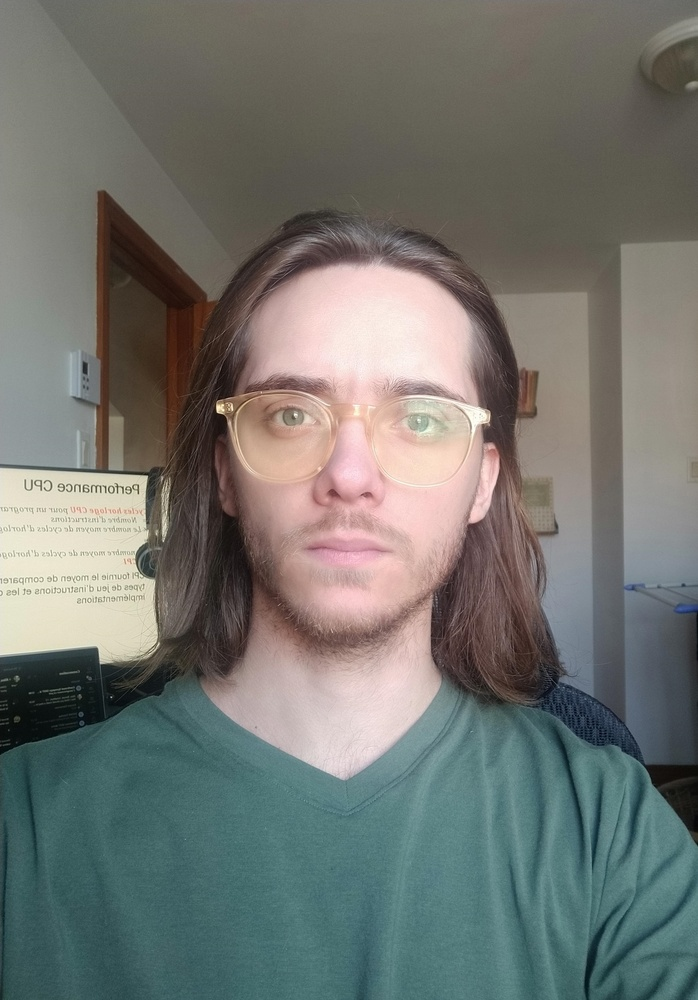
#> input picture tp1/data/profil_PedroLuisBernardos.JPG, 698 x 1000 px, shrunk from 2408 x 3452 before the run, given in place of tp4_ex1.png, which was not available
$ jupyter execute --allow-errors TP4_LECLERC_BERNARDOS.ipynb   (older library calls are emulated)   (text cells are left out)
#> lines starting #> are read from the running program, lines starting #| are printed output that depends on the picture; after the words box and inside, x2 and y2 are one past the last pixel; in counts of white or black regions, pixels touching at a corner belong together; pictures that were not available may be replaced by others from this repository, and a replacement may not be noted
[cell 1]
from scipy import ndimage as ndi
from skimage import (
    color, feature, filters, measure, morphology, segmentation, util
)
import imageio
import numpy as np
import matplotlib.pyplot as plt
import random
from skimage import color
from skimage import io
from scipy.ndimage.morphology import distance_transform_edt
from skimage.morphology import binary_opening, thin, label
from sklearn.cluster import KMeans
from skimage.feature import hog, peak_local_max
from skimage.morphology import reconstruction
import skimage.measure as measure
from skimage.transform import resize
from skimage.filters import threshold_otsu
from skimage.segmentation import watershed

[cell 2]
# Lire l'image
img = imageio.imread('tp4_ex1.png')
#> img is the input picture: shape (1000, 698, 3); mean R, G, B 114.2, 116.6, 111.5

# Prétraitement
# Convertir en ton de gris + convertir les pixels en floats
img_gris = img.mean(axis=2).astype(float)
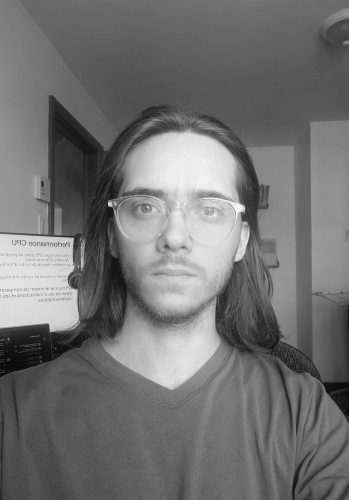
#> img_gris: shape (1000, 698) float64 (shown at 1/2 size); min 3.33, max 252, mean 114.1

# Normaliser l'intensité
img_norm = img_gris / np.max(img_gris)

# Inverser les intensités
img_inverse = np.abs(img_norm -1)

plt.figure(figsize=(20,20))
plt.subplot(141)
plt.title('Image originale', fontsize=15)
plt.imshow(img, cmap='gray')
plt.subplot(142)
plt.title('Image en ton de gris', fontsize=15)
plt.imshow(img_gris, cmap='gray')
plt.subplot(143)
plt.title('Intensités normalisées', fontsize=15)
plt.imshow(img_norm, cmap='gray')
plt.subplot(144)
plt.title('Intensités inversées', fontsize=15)
plt.imshow(img_inverse, cmap ='gray');
plt.show()

# Segmentation
# Retirer l'arriere plan de l'image + retirer les bordures
source = np.copy(img_inverse)
source[1:-1, 1:-1] = img_inverse.min()
masque = img_inverse
dilatation = reconstruction(source, masque, method='dilation')
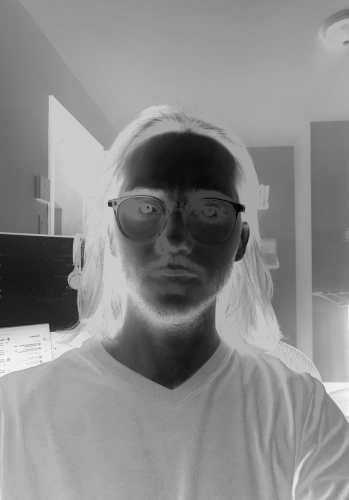
#> dilatation: shape (1000, 698) float64 (shown at 1/2 size); min 0, max 0.979, mean 0.54
img_noBG = img_inverse - dilatation
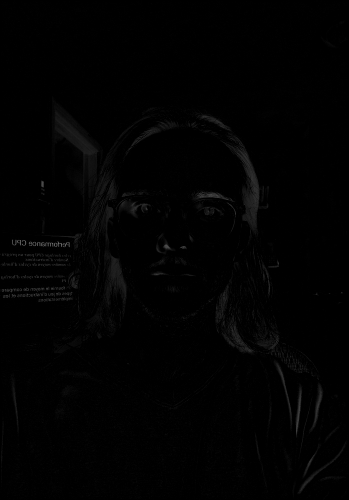
#> img_noBG: shape (1000, 698) float64 (shown at 1/2 size); min 0, max 0.601, mean 0.00745

# Otsu
otsu = threshold_otsu(img_noBG)
#> otsu = 0.0551
img_otsu=(img_noBG > otsu)
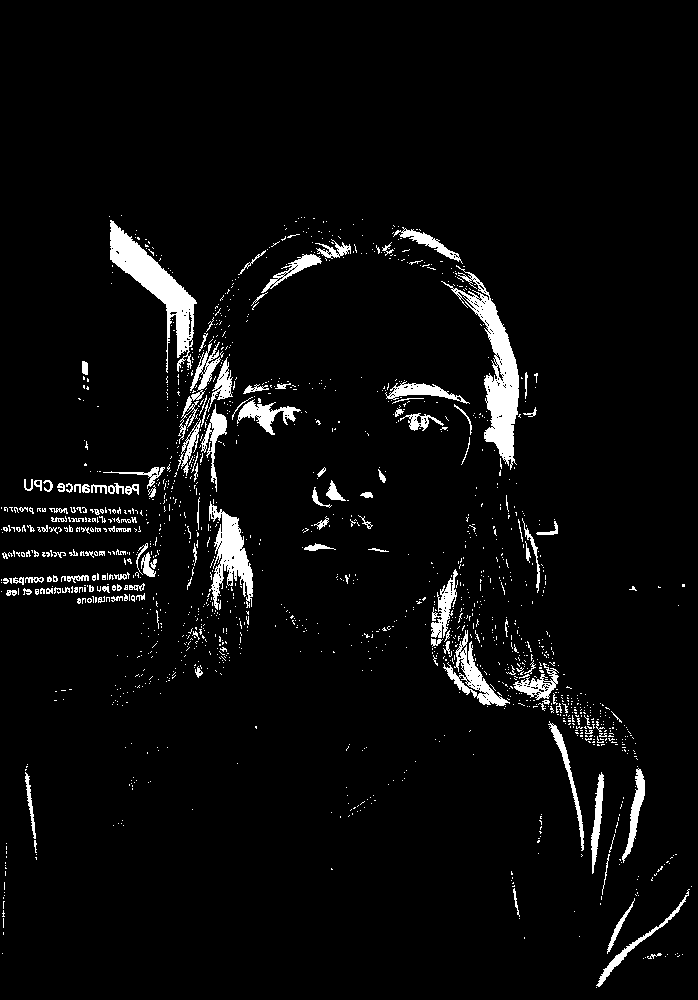
#> img_otsu: shape (1000, 698) bool; 4.4% white; 1530 white regions (1391 under 20 px), largest, box (x1, y1, x2, y2) and area: (441, 265, 519, 470) 4108, (110, 220, 197, 373) 3683, (209, 501, 253, 610) 2147

# Étiquetage de l'image
img_etiquette = measure.label(img_otsu)
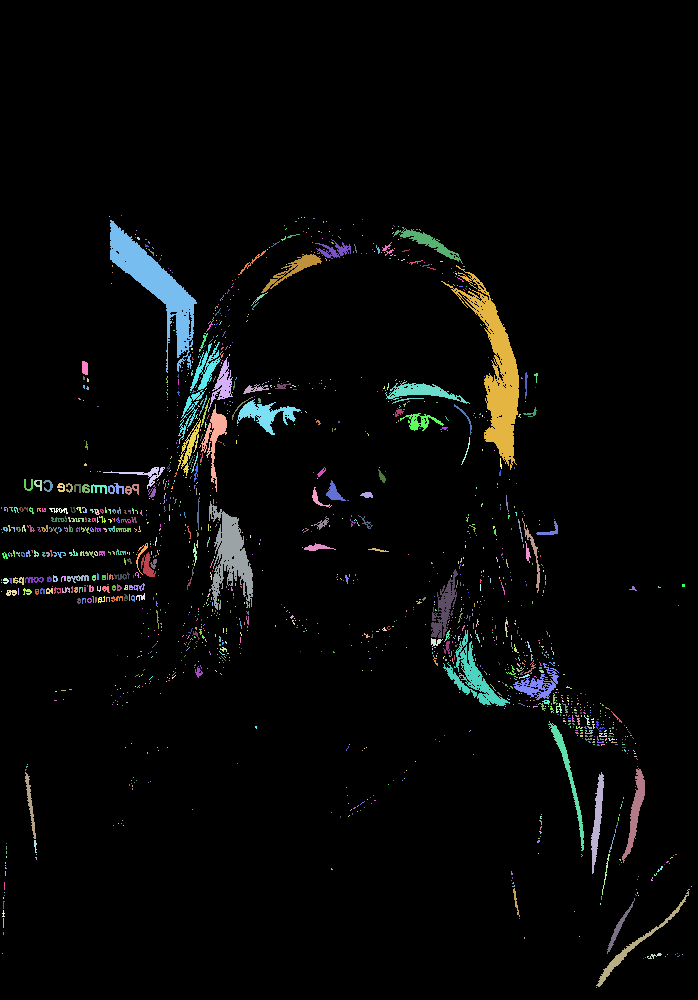
#> img_etiquette: shape (1000, 698) int32; 1531 distinct labels, from 0 to 1530; one colour per label, 0 black
plt.figure(figsize=(20,20))
plt.subplot(131)
plt.title('Image sans arrière-plan', fontsize=15)
plt.imshow(img_noBG, cmap='gray')
plt.subplot(132)
plt.title('Image segmentée Otsu', fontsize=15)
plt.imshow(img_otsu, cmap='gray')
plt.subplot(133)
plt.title('Image étiquetée', fontsize=15)
plt.imshow(img_etiquette, cmap='gray')
plt.show()

# Détecter les lettres
lettres = []
for region in measure.regionprops(img_etiquette):
    minr, minc, maxr, maxc = region.bbox
    lettres.append(img_otsu[minr:maxr, minc:maxc])
#> this loop made 1530 passes
#> (minr, minc, maxr, maxc) on passes 1 to 3: (215, 121, 216, 122), (216, 109, 217, 110), (217, 301, 218, 302)
#> after the loop, lettres = 1530 items, first 6: [True], [True], [True], [True], [True], [[True, True]]
for i in range(len(lettres)):
    lettres[i] = np.pad(lettres[i], pad_width=3, mode='constant', constant_values=0)
    lettres[i] = resize(lettres[i], (24,24))
#> after the loop, lettres = 1530 items

[cell 3]
# Visualiser au hasard les lettres
def display_randomImages(images_ar):
    selection = []
    for i in range(12):
        x = random.randint(0, len(images_ar))
        selection.append(images_ar[x])
#> this loop made 12 passes
#> x on passes 1 to 8: 788, 861, 82, 530, 1047, 995, 829, 621
#> after the loop, selection = 12 items
    plt.subplot(141)
    plt.imshow(selection[0], cmap='gray')
    plt.subplot(142)
    plt.imshow(selection[1], cmap='gray')
    plt.subplot(143)
    plt.imshow(selection[2], cmap='gray')
    plt.subplot(144)
    plt.imshow(selection[3], cmap='gray')
    plt.show()
    plt.subplot(141)
    plt.imshow(selection[4], cmap='gray')
    plt.subplot(142)
    plt.imshow(selection[5], cmap='gray')
    plt.subplot(143)
    plt.imshow(selection[6], cmap='gray')
    plt.subplot(144)
    plt.imshow(selection[7], cmap='gray')
    plt.show()
    plt.subplot(141)
    plt.imshow(selection[8], cmap='gray')
    plt.subplot(142)
    plt.imshow(selection[9], cmap='gray')
    plt.subplot(143)
    plt.imshow(selection[10], cmap='gray')
    plt.subplot(144)
    plt.imshow(selection[11], cmap='gray')
    plt.show()
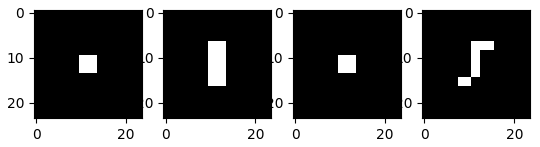
#> figure drawn by matplotlib, 4 panels
    return selection

# Nombre de lettres
rand = display_randomImages(lettres)
#> rand = 12 items
print(len(lettres))
#| 1530

[cell 4]
f, hog_l = hog(lettres[0], orientations=8, pixels_per_cell=(16, 16),
                    cells_per_block=(1, 1), visualize=True, multichannel=False)
#> f = [0.549, 0, 0.445, 0, 0.549, 0, 0.445, 0]
X = np.array(hog_l.flatten())
#> X = 576 values, max 0.0579 at index 175, min 0 at index 0, mean 0.00274

for i in range (1, len(lettres)):
    fd, hog_image = hog(lettres[i], orientations=8, pixels_per_cell=(16, 16),
                    cells_per_block=(1, 1), visualize=True, multichannel=False)
    nouv = np.array(hog_image.flatten())
    X = np.vstack((X, nouv))
#> this loop made 1529 passes
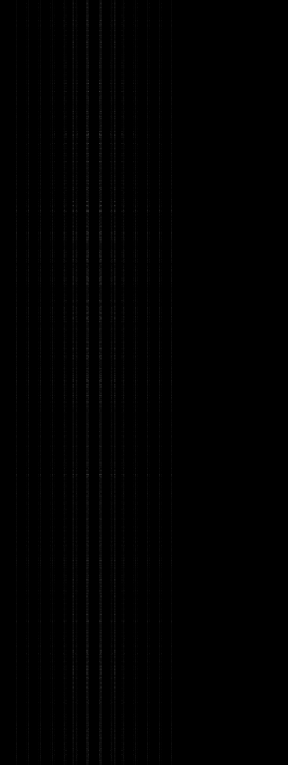
#> X: shape (1530, 576) float64 (shown at 1/2 size); min 0, max 0.409, mean 0.00404

modele = KMeans(n_clusters=26).fit(X)

def init_groupe(no_groupe, modele):
#> called with no_groupe = 0, modele = array of shape (1530,)
    arr = []
    for i in range (len(modele)):
        if modele[i] == no_groupe:
            arr.append(i)
    return arr

groupe1 = init_groupe(0, modele.labels_)
#> groupe1 = 140 values from 9 to 1518
groupe2 = init_groupe(1, modele.labels_)
#> groupe2 = [274, 361, 643, 948]
groupe3 = init_groupe(2, modele.labels_)
#> groupe3 = 65 values from 47 to 1497
groupe4 = init_groupe(3, modele.labels_)
#> groupe4 = 30 values from 227 to 1404
groupe5 = init_groupe(4, modele.labels_)
#> groupe5 = 83 values from 199 to 1516
groupe6 = init_groupe(5, modele.labels_)
#> groupe6 = 661 values from 0 to 1529
groupe7 = init_groupe(6, modele.labels_)
#> groupe7 = 73 values from 51 to 1512
groupe8 = init_groupe(7, modele.labels_)
#> groupe8 = [30, 44, 61, 70, 126, 144, 165, 310, 391, 604, 927, 1019, 1037, 1151, 1154, 1164, 1183, 1429]
groupe9 = init_groupe(8, modele.labels_)
#> groupe9 = [398, 464, 467, 510, 512, 524, 562, 623, 632, 690, 761]
groupe10 = init_groupe(9, modele.labels_)
#> groupe10 = 35 values from 93 to 1354
groupe11 = init_groupe(10, modele.labels_)
#> groupe11 = 78 values from 5 to 1525
groupe12 = init_groupe(11, modele.labels_)
#> groupe12 = [167, 183, 263, 269, 287, 322, 600]
groupe13 = init_groupe(12, modele.labels_)
#> groupe13 = [35, 57, 108, 256, 293, 317, 384, 406, 523, 549, 567, 893, 991, 1004, 1054, 1115, 1117, 1149, 1180, 1199, 1336, 1469]
groupe14 = init_groupe(13, modele.labels_)
#> groupe14 = [48, 131, 233, 271, 375, 423]
groupe15 = init_groupe(14, modele.labels_)
#> groupe15 = [7, 289, 1091, 1277, 1306]
groupe16 = init_groupe(15, modele.labels_)
#> groupe16 = 60 values from 13 to 1504
groupe17 = init_groupe(16, modele.labels_)
#> groupe17 = [15, 41, 222, 500, 518]
groupe18 = init_groupe(17, modele.labels_)
#> groupe18 = [124, 266, 380, 1401, 1406, 1501, 1509]
groupe19 = init_groupe(18, modele.labels_)
#> groupe19 = [84, 402, 403, 410, 420, 569, 612, 636, 717, 772, 940, 1159, 1229, 1264, 1301, 1339]
groupe20 = init_groupe(19, modele.labels_)
#> groupe20 = [307, 949, 1120]
groupe21 = init_groupe(20, modele.labels_)
#> groupe21 = [412, 421, 712]
groupe22 = init_groupe(21, modele.labels_)
#> groupe22 = 47 values from 78 to 1489
groupe23 = init_groupe(22, modele.labels_)
#> groupe23 = 25 values from 194 to 1510
groupe24 = init_groupe(23, modele.labels_)
#> groupe24 = 69 values from 37 to 1496
groupe25 = init_groupe(24, modele.labels_)
#> groupe25 = 40 values from 135 to 1520
groupe26 = init_groupe(25, modele.labels_)
#> groupe26 = [367, 422, 465, 475, 520, 556, 560, 638, 696, 711, 760, 775, 791, 1130, 1207, 1242, 1308]

def afficher_images (groupe):
    compte = 0
    moy = lettres[groupe[0]]
#> moy: shape (24, 24) bool; 4.2% white; 1 white region, box (x1, y1, x2, y2) and area: (10, 9, 14, 15) 24
    for i in range(1, len(groupe)):
        moy = moy + lettres[groupe[i]]
        compte += 1
#> this loop made 139 passes
#> moy: shape (24, 24) bool; 9.9% white; 1 white region, box (x1, y1, x2, y2) and area: (8, 7, 16, 17) 57
#> after the loop, compte = 139
    moy = moy // compte
#> moy: shape (24, 24) int64; every value is 0
    plt.figure(figsize=(20,20))
    plt.subplot(141)
    plt.title('Image du groupe', fontsize=15)
    plt.imshow(lettres[groupe[0]], cmap='gray')
    plt.subplot(142)
    plt.title('Image du groupe', fontsize=15)
    plt.imshow(lettres[groupe[1]], cmap='gray')
    plt.subplot(143)
    plt.title('Image du groupe', fontsize=15)
    plt.imshow(lettres[groupe[2]], cmap='gray')
    plt.subplot(144)
    plt.title('Image moyenne', fontsize=15)
    plt.imshow(moy, cmap='gray')
    plt.show()

afficher_images(groupe1)
afficher_images(groupe2)
#> the loop in afficher_images (call 2), `for i in range(1, len(groupe)):` made 3 passes
afficher_images(groupe3)
afficher_images(groupe4)
afficher_images(groupe5)
#> the loop in afficher_images (call 5), `for i in range(1, len(groupe)):` made 82 passes
#> after the loop in afficher_images (call 5), `for i in range(1, len(groupe)):`: compte = 82
#> in afficher_images (call 5), `plt.show()`:
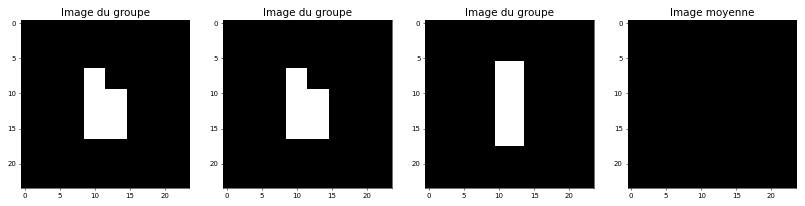
#> figure drawn by matplotlib, 4 panels
afficher_images(groupe6)
#> after the loop in afficher_images (call 6), `for i in range(1, len(groupe)):`:
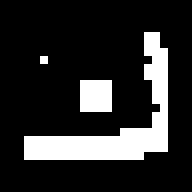
#> moy: shape (24, 24) bool (shown 8 times larger); 17.4% white; 3 white regions (2 under 20 px), largest, box (x1, y1, x2, y2) and area: (3, 4, 21, 20) 83
#> after the loop in afficher_images (call 6), `for i in range(1, len(groupe)):`: compte = 660
afficher_images(groupe7)
#> the loop in afficher_images (call 7), `for i in range(1, len(groupe)):` made 72 passes
#> pass 2, in afficher_images (call 7), `moy = moy + lettres[groupe[i]]`:
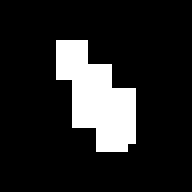
#> moy: shape (24, 24) bool (shown 8 times larger); 14.8% white; 1 white region, box (x1, y1, x2, y2) and area: (7, 5, 17, 19) 85
#> after the loop in afficher_images (call 7), `for i in range(1, len(groupe)):`: compte = 72
afficher_images(groupe8)
afficher_images(groupe9)
afficher_images(groupe10)
afficher_images(groupe11)
afficher_images(groupe12)
afficher_images(groupe13)
afficher_images(groupe14)
afficher_images(groupe15)
afficher_images(groupe16)
afficher_images(groupe17)
afficher_images(groupe18)
afficher_images(groupe19)
afficher_images(groupe20)
afficher_images(groupe21)
afficher_images(groupe22)
afficher_images(groupe23)
afficher_images(groupe24)
afficher_images(groupe25)
afficher_images(groupe26)

$ run again, on tp1/data/profil_PedroLuisBernardos_uqam.jpg
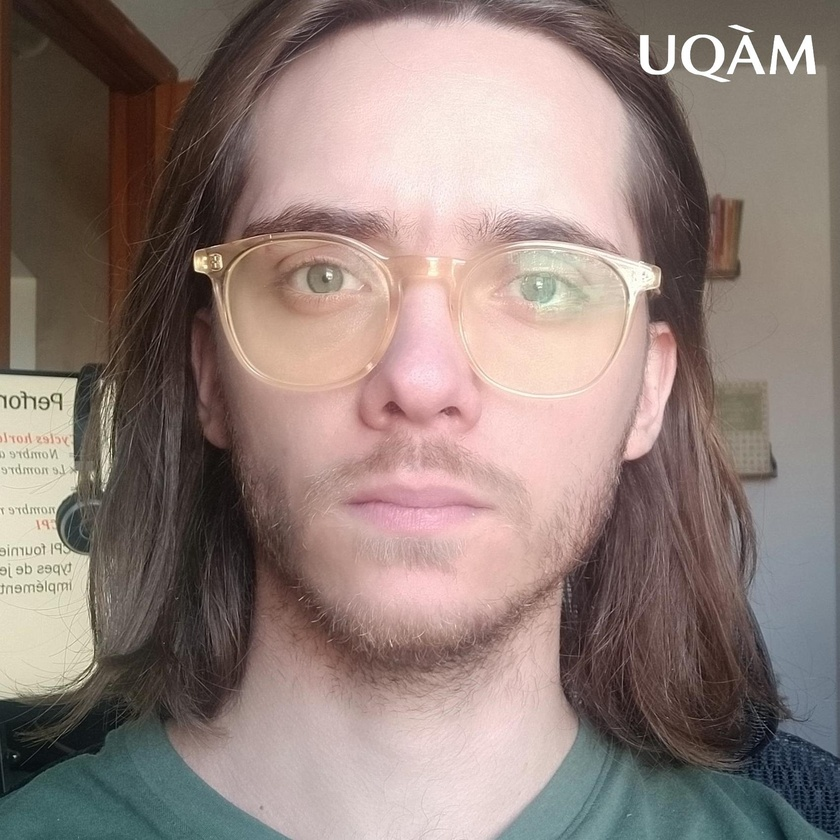
#> input picture tp1/data/profil_PedroLuisBernardos_uqam.jpg, 840 x 840 px, shrunk from 1700 x 1700 before the run, given in place of tp4_ex1.png, which was not available
#> img is the input picture: shape (840, 840, 3); mean R, G, B 144.8, 127.4, 121.4
#> otsu = 0.0599
#> img_otsu: shape (840, 840) bool; 7.2% white; 2855 white regions (2618 under 20 px), largest, box (x1, y1, x2, y2) and area: (601, 58, 711, 358) 9892, (229, 243, 343, 329) 4532, (194, 439, 256, 585) 3768
#> img_etiquette: shape (840, 840) int32; 2856 distinct labels, from 0 to 2855
#> the loop `for region in measure.regionprops(img_etiquette):` made 2855 passes
#> (minr, minc, maxr, maxc) on passes 1 to 3: (1, 538, 2, 539), (2, 519, 4, 523), (2, 528, 3, 532)
#> after the loop `for region in measure.regionprops(img_etiquette):`: lettres = 2855 items, first 6: [True], [[False, False, False, True], [True, True, True, False]], [[True, True, True, True]], [[True, False, False], [False, True, True]], [True], [True]
#> after the loop `for i in range(len(lettres)):`: lettres = 2855 items
#> the loop in display_randomImages, `for i in range(12):` made 12 passes
#> x on passes 1 to 8: 1577, 1722, 165, 1060, 2094, 1990, 1658, 1242
#> after the loop in display_randomImages, `for i in range(12):`: selection = 12 items
#| 2855
#> f = [0.549, 0, 0.445, 0, 0.549, 0, 0.445, 0]
#> `X = np.array(hog_l.flatten())`: X = 576 values, max 0.0579 at index 175, min 0 at index 0, mean 0.00274
#> the loop `for i in range (1, len(lettres)):` made 2854 passes
#> fd on passes 1 to 3: [0.537, 0, 0.537, 0, 0.537, 0, 0.369, 0], [0.64, 0, 0.151, 0, 0.738, 0, 0.151, 0], [0.5, 0, 0.5, 0, 0.5, 0, 0.5, 0]
#> groupe1 = 284 values from 201 to 2842
#> groupe2 = 44 values from 38 to 2835
#> groupe3 = 1130 values from 0 to 2854
#> groupe4 = 77 values from 122 to 2821
#> groupe5 = [285, 438, 591, 764, 1310, 1355, 1439, 1521, 1648, 1890, 2038]
#> groupe6 = 63 values from 11 to 2834
#> groupe7 = [79, 92, 96, 119, 120, 126, 154, 250, 1101, 1152, 1486, 2415]
#> groupe8 = 160 values from 3 to 2853
#> groupe9 = [124, 844, 1081, 1115, 1181, 1246, 1314, 1433, 1446, 1543, 1642, 1935, 2143, 2155, 2185, 2443, 2448, 2466, 2582]
#> groupe10 = [106, 152, 180, 279, 345, 503, 544, 568, 636, 656, 689, 804, 849, 907, 915, 1268, 1589, 1851, 1957, 2255, 2635]
#> groupe11 = 95 values from 1 to 2849
#> groupe12 = [15, 23, 162, 236, 372, 379, 421, 469, 485, 553, 566, 572, 813, 1112, 1826, 2037, 2496]
#> groupe13 = 170 values from 125 to 2822
#> groupe14 = 75 values from 34 to 2691
#> groupe15 = 129 values from 20 to 2850
#> groupe16 = [921, 1106, 1295, 1564, 1664, 1678]
#> groupe17 = 26 values from 41 to 2731
#> groupe18 = 113 values from 26 to 2829
#> groupe19 = 30 values from 82 to 2641
#> groupe20 = [90, 150]
#> groupe21 = 70 values from 56 to 2846
#> groupe22 = 103 values from 256 to 2375
#> groupe23 = [39, 76, 107, 245, 263, 474, 487, 585, 627, 665, 1260, 2520]
#> groupe24 = 117 values from 77 to 2848
#> groupe25 = 31 values from 141 to 2254
#> groupe26 = 38 values from 288 to 2088
#> after the loop in afficher_images, `for i in range(1, len(groupe)):`: compte = 283
#> the loop in afficher_images (call 2), `for i in range(1, len(groupe)):` made 43 passes
#> the loop in afficher_images (call 5), `for i in range(1, len(groupe)):` made 10 passes
#> after the loop in afficher_images (call 5), `for i in range(1, len(groupe)):`:
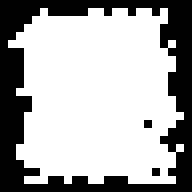
#> moy: shape (24, 24) bool (shown 8 times larger); 67% white; 3 black regions (2 under 20 px), largest, box (x1, y1, x2, y2) and area: (0, 0, 24, 24) 188
#> after the loop in afficher_images (call 5), `for i in range(1, len(groupe)):`: compte = 10
#> the loop in afficher_images (call 6), `for i in range(1, len(groupe)):` made 62 passes
#> pass 3, in afficher_images (call 6), `moy = moy + lettres[groupe[i]]`:
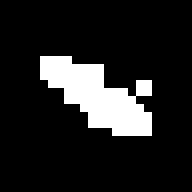
#> moy: shape (24, 24) bool (shown 8 times larger); 13.4% white; 1 white region, box (x1, y1, x2, y2) and area: (5, 7, 19, 17) 77
#> after the loop in afficher_images (call 6), `for i in range(1, len(groupe)):`: compte = 62
